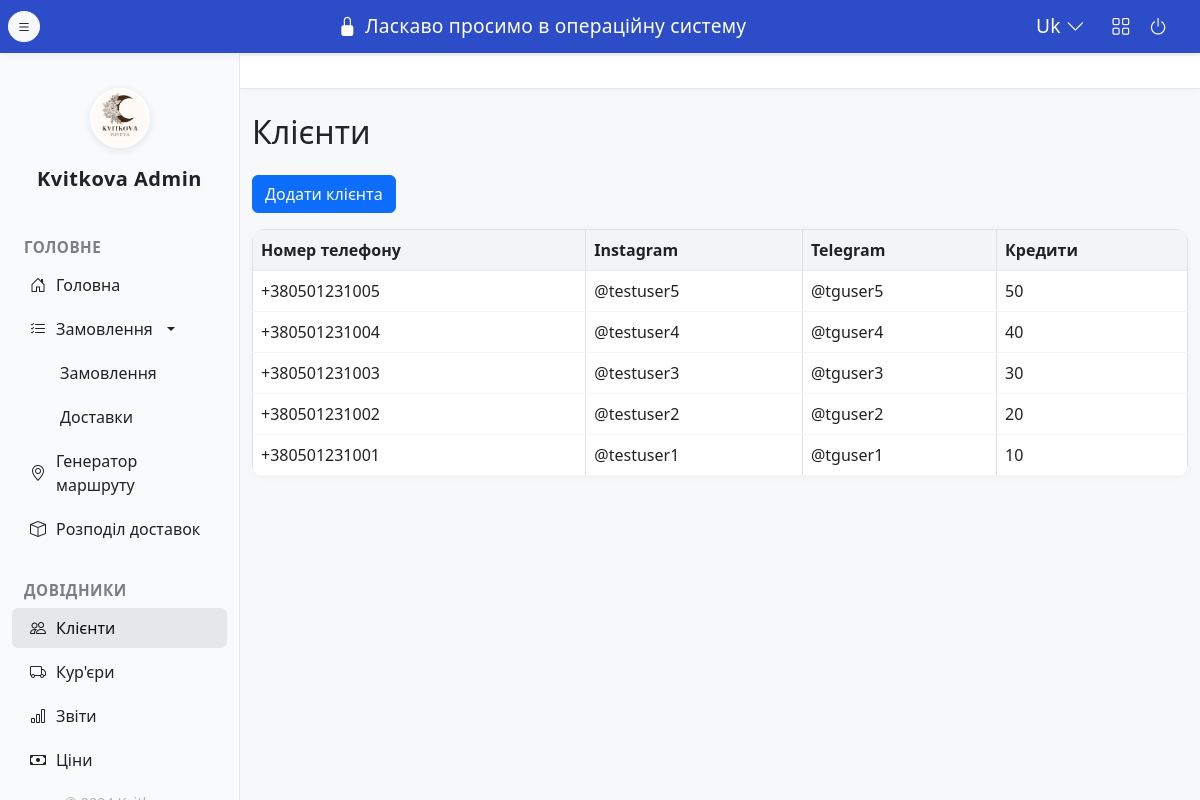
The app's page /clients, older data.
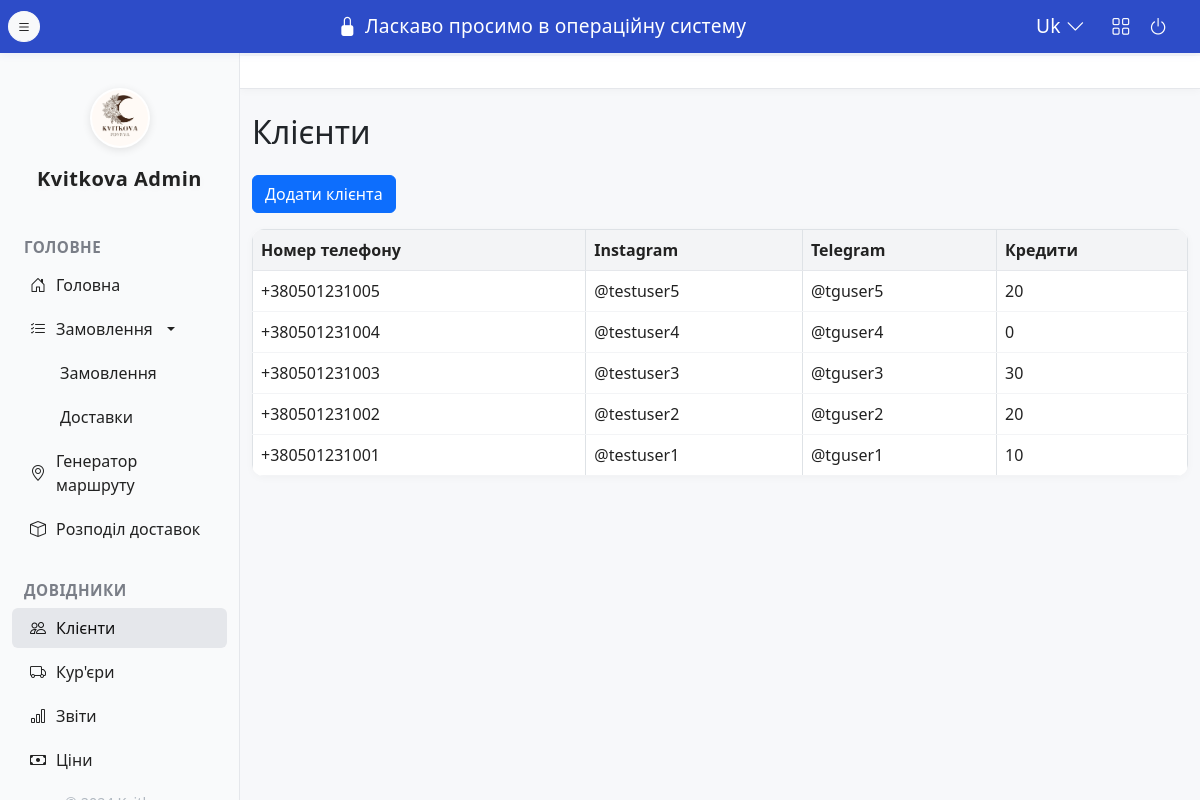
The same page, newer data.
### app/models/client.py (models this page shows)
class Client(db.Model):
    id = db.Column(db.Integer, primary_key=True)
    instagram = db.Column(db.String(128), nullable=False)
    phone = db.Column(db.String(32), nullable=False, unique=True)
    city = db.Column(db.String(64), nullable=False)
    telegram = db.Column(db.String(128))
    credits = db.Column(db.Integer, default=0)
    orders = db.relationship('Order', backref='client', lazy=True)

### app/blueprints/clients/routes.py (the view)
@clients_bp.route('/clients', methods=['GET'])
def clients_list():
    clients = get_all_clients()
    return render_template('clients_list.html', clients=clients)

### app/services/client_service.py (called while the page is built)
def get_all_clients():
    return Client.query.order_by(Client.id.desc()).all()

### app/templates/clients_list.html (shortened to what this page needs)
{% extends 'layout.html' %}
{% block content %}
<h2 class="mb-4">Клієнти</h2>
<div class="mb-3">
    <button class="btn btn-primary" data-bs-toggle="modal" data-bs-target="#addClientModal">Додати клієнта</button>
</div>
<table class="table table-bordered table-hover align-middle">
    <thead>
        <tr>
            <th>Номер телефону</th>
            <th>Instagram</th>
            <th>Telegram</th>
            <th>Кредити</th>
        </tr>
    </thead>
    <tbody>
    {% for client in clients %}
        <tr>
            <td>{{ client.phone }}</td>
            <td>{{ client.instagram }}</td>
            <td>{{ client.telegram or '' }}</td>
            <td>{{ client.credits }}</td>
        </tr>
    {% endfor %}
    </tbody>
</table>
{% endblock %}

Row changes from the older to the newer data that the page shows:
changed Client "@testuser5": credits "50" → "20"
changed Client "@testuser4": credits "40" → "0"
